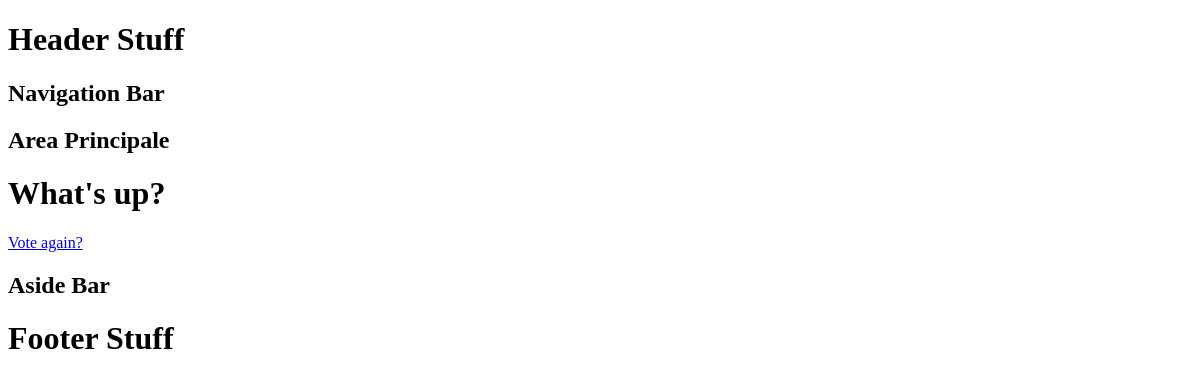
/pollsapp/1/results/, run on an earlier commit of the app's database.
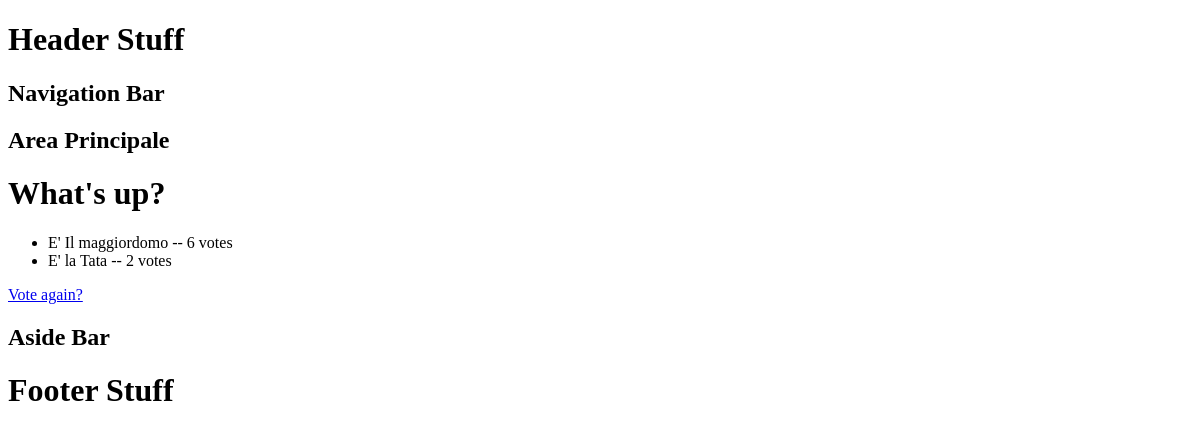
And on a later commit of the database.
### pollsapp/models.py (models this page shows, shortened)
class Question(models.Model):
    question_text = models.CharField(max_length=200)
    pub_date = models.DateTimeField('date published')

class Choice(models.Model):
    question = models.ForeignKey(Question, on_delete=models.CASCADE)
    choice_text = models.CharField(max_length=200)
    votes = models.IntegerField(default=0)

### pollsapp/views.py (the view)
# urls.py: path('<int:pk>/results/', views.ResultsView.as_view(), name='results'),
class ResultsView(generic.DetailView):
    model = Question
    template_name = 'pollsapp/results.html'

### pollsapp/templates/pollsapp/results.html
{% extends "pollsapp/base.html" %}
{% block content %}
<h1>{{ question.question_text }}</h1>
<ul>
{% for choice in question.choice_set.all %}
    <li>{{ choice.choice_text }} -- {{ choice.votes }} vote{{ choice.votes|pluralize }}</li>
{% endfor %}
</ul>
<a href="{% url 'pollsapp:detail' question.id %}">Vote again?</a>
{% endblock content %}

### pollsapp/templates/pollsapp/base.html (shortened to what this page needs)
<!DOCTYPE html>
<html lang="it">
<head>
</head>
<body>
  <div id="container">
    <header>
        <h1>Header Stuff</h1>
    </header>
    <nav>
        <h1>Navigation Bar</h1>
    </nav>
    <div id="main">
    <h2>Area Principale</h2>
        {% block content %}
        {% endblock content %}
    </div>
    <aside>
        <h1>Aside Bar</h1>
    </aside>
    <footer>
        <h1>Footer Stuff</h1>
    </footer>
  </div>
  </body>
</html>

What changed in the data, as far as the page shows it:
added Choice: choice_text "E' Il maggiordomo", votes "6"
added Choice: choice_text "E' la Tata", votes "2"
